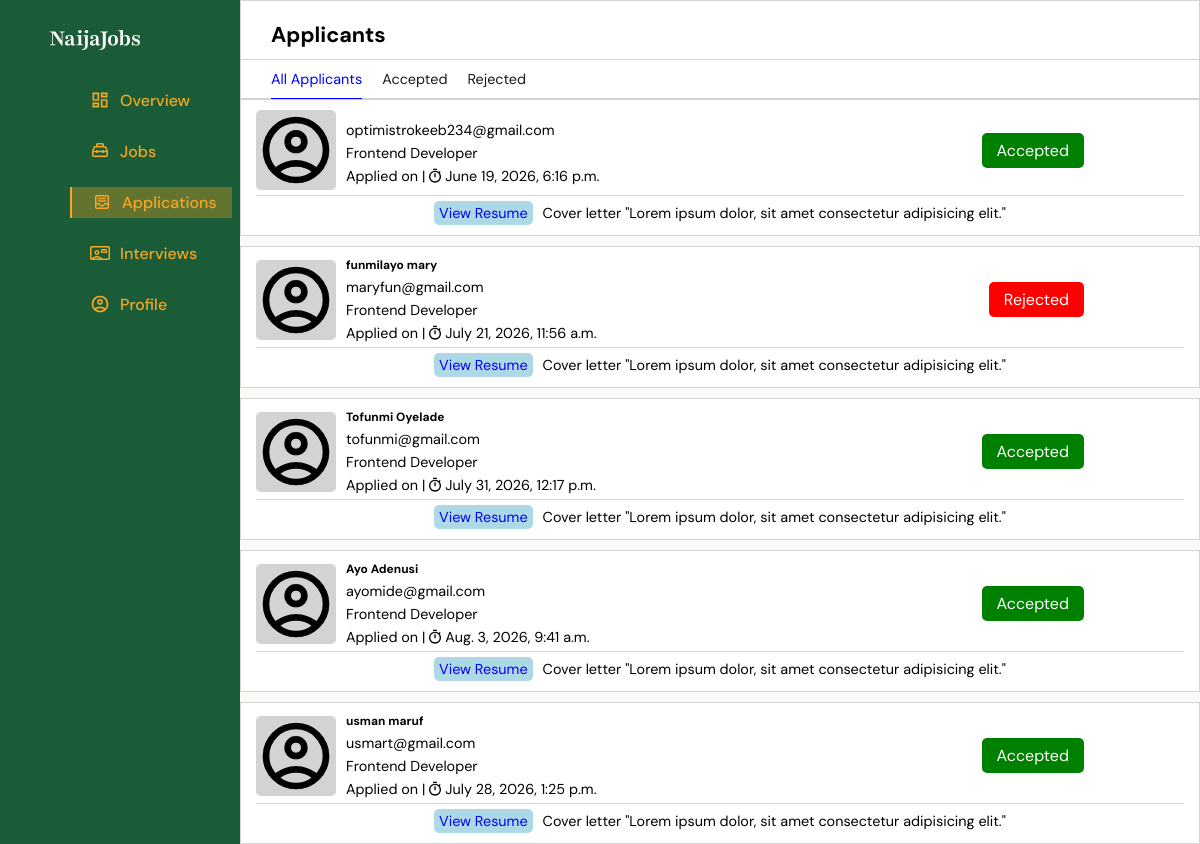
The page /employer/applications (signed in) on the database its author committed.
### routes/models.py (models this page shows, shortened)
class Application(models.Model):
    STATUS_CHOICES = (('pending', 'Pending'), ('accepted', 'Accepted'), ('rejected', 'Rejected'))
    applicant = models.ForeignKey(
        User,
        on_delete=models.CASCADE,
        related_name="applications"
    )
    job = models.ForeignKey(
        JobPost,
        on_delete=models.CASCADE,
        related_name="applications"
    )
    status = models.CharField(
        max_length=20,
        choices=STATUS_CHOICES,
        default="pending"
    )
    applied_at = models.DateTimeField(auto_now_add=True)
    class Meta:
        unique_together = ("applicant", "job")

### accounts/models.py (models this page shows)
class User(AbstractUser):
    role_options = (('Employer', 'employer'),('seeker', 'Job seeker'))
    id = models.UUIDField(primary_key=True, editable=False, default=uuid.uuid4)
    role = models.CharField(max_length=20, choices= role_options)

### Employer/models.py (models this page shows, shortened)
class JobPost(models.Model):
    user = models.ForeignKey(
        User,
        on_delete=models.CASCADE,
        related_name="job_posts"
    )
    status_options = (('open', 'Open'), ('closed', 'Closed'))
    type_options = (('full_time', 'Full Time'), ('part_time', 'Part Time'), ('internship', 'Internship'), ('contract', 'Contract'))
    title = models.CharField(max_length=50)
    job_type = models.CharField(max_length=50, choices=type_options, db_index=True)
    salary_min = models.PositiveIntegerField()
    salary_max = models.PositiveIntegerField()
    description = models.TextField()
    category = models.CharField(max_length=50, db_index=True)
    date_posted = models.DateTimeField(auto_now_add=True)
    date_closing = models.DateField()
    status = models.CharField(max_length=20, choices=status_options, db_index=True, default="Open")
    is_active = models.BooleanField(default=True)

### Employer/views.py (the view)
# urls.py: path('employer/applications', views.employer_applications, name='employer applications'),
@login_required
def employer_applications(request):
    if request.user.role != "Employer":
        return redirect("home")
    employer = request.user
    try:
        registered = employer.employer_profile
        if registered:
            company = True
        else:
            company = False
    except:
        company = False
    try:
        applied_jobs = []
        jobs = get_list_or_404(JobPost, user=employer)
        for job in jobs:
            applications = Application.objects.filter(job=job).all()
            if applications:
                applied_jobs.append(applications)
    except:
        applied_jobs = None
    return render(request, 'employer/routes/applications.html',
                   {"applications": applied_jobs, "registered" : company})

### NaijaJobs/context_processors.py (called while the page is built)
def cache_buster(request):
    return {
        "static_version": time.time_ns() if settings.DEBUG else "",
    }

### templates/employer/routes/applications.html (shortened to what this page needs)
{% extends "employer/base.html" %}
{% load static %}
{% block style %} <link rel="stylesheet" href="{% static 'css/applications.css' %}?v={{ static_version }}"> {% endblock %}
{% block content %}
<div class="container">
    <header>
        <section>
            <h2>Applicants</h2>
            <nav>
                <ul>
                    <li><a href="" class="selected">All Applicants</a></li>
                    <li><a href="">Accepted</a></li>
                    <li><a href="">Rejected</a></li>
                </ul>
            </nav>
        </section>
    </header>
    {% if registered %}
        {% if applications %}
            <main>
                {% for applicant in applications %}
                    {% for application in applicant %}
                        <div class="applicants-card">
                            <section>
                                <div class="profile">
                                    <div class="image"><img src="{% static 'svg/user-black.svg' %}" alt=""></div>
                                    <div class="details">
                                        <h5>{{ application.applicant.first_name }} {{ application.applicant.last_name }}</h5>
                                        <p>{{ application.applicant.email }}</p>
                                        <p>{{ application.job.title }}</p>
                                        <p class="time">Applied on | <img width="16" src="{% static 'svg/time.svg' %}" alt="">{{ application.applied_at }}</p>
                                    </div>
                                </div>
                                {% if application.status != "pending" %}
                                    <div class="button">
                                        {% if application.status == "Accepted" %}
                                            <button class="accepted">{{ application.status }}</button>
                                        {% else %}
                                            <button class="rejected">{{ application.status }}</button>
                                        {% endif %}
                                    </div>
                                {% endif %}
                            </section>
                            <section>
                                <a href="">View Resume</a>
                                <p>Cover letter "Lorem ipsum dolor, sit amet consectetur adipisicing elit."</p>
                            </section>
                        </div>
                    {% endfor %}
                {% endfor %}
            </main>
        {% else %}
            <main class="empty">
                <p>Empty</p>
            </main>
        {% endif %}
    {% else %}
    <div class="pro">
        <p>Don't have a profile?</p>
        <p>Click <a href="{% url 'employer profile' %}">Here</a> to go to and create company's pfrofile</p>
    </div>
    {% endif %}
</div>
{% endblock %}

### static/css/employer-base.css (style rules this page uses)
:root { --forest-green: #1A5C38; --Nigerian-gold: #F5A623; --bg-color: #FAFAF8; --text-color: #1A1A1A; --muted: #888888; }
* { margin: 0; padding: 0; box-sizing: border-box; }
body { background-color: var(--bg-color); display: flex; max-width: 100vw; width: 100vw; font: 1rem regular; max-height: 100vh; height: 100vh; overflow: hidden; }

### static/css/applications.css (style rules this page uses)
:root { --forest-green: #1A5C38; --Nigerian-gold: #F5A623; --bg-color: #FAFAF8; --text-color: #1A1A1A; --muted: #888888; }
.container { width: 100%; height: 100%; font: .9rem regular; }
p.time { display: flex; align-items: center; column-gap: 2px; }
.container header { height: max-content; width: 100%; }
.container header { background-color: white; border: 1px solid lightgrey; }
.container header section:first-child { padding-top: 20px; }
.container section:first-child h2 { padding-inline: 30px; width: 100; padding-bottom: 10px; }
.container section:first-child nav { padding-inline: 30px; display: flex; align-items: center; border-top: 1px solid lightgrey; padding-block: 10px; }
.container section:first-child nav ul { display: flex; align-items: center; column-gap: 20px; }
.container section:first-child nav ul li { list-style: none; }
.container section:first-child nav ul li a { text-decoration: none; color: var(--text-color); padding-bottom: 10px; }
.container section:first-child nav ul .selected { color: blue; border-bottom: 2px solid blue; }
.details { display: flex; flex-direction: column; row-gap: 5px; }
.image { max-width: 100px; max-height: 100px; height: 80px; width: 80px; }
.image img { max-width: 100%; max-height: 100%; width: 100%; height: 100%; background-color: lightgray; border-radius: 5px; }
.profile { display: flex; align-items: center; column-gap: 10px; }
div.button { display: flex; column-gap: 50px; }
div.button button { padding: 7px 15px; border-radius: 5px; font: 1rem regular; border: 0; color: white; margin-right: 100px; }
button.accepted { background-color: green; }
button.rejected { background-color: red; }
.applicants-card { background-color: white; padding: 10px 15px; border: 1px solid lightgrey; }
.applicants-card section { width: 100%; display: flex; align-items: center; justify-content: space-between; }
.applicants-card section:first-child { padding-bottom: 5px; }
.applicants-card section:nth-child(2) { justify-content: center; border-top: 1px solid lightgrey; padding-top: 5px; align-items: center; column-gap: 10px; }
.applicants-card section:nth-child(2) a { text-decoration: none; background-color: lightblue; color: blue; padding: 3px 5px; border-radius: 5px; }
main { display: flex; flex-direction: column; row-gap: 10px; }

### rows shown on the page
Application: applicant.email "optimistrokeeb234@gmail.com", job "Frontend Developer", applied_at "June 19, 2026, 6:16 p.m.", status "Accepted"
Application: applicant.first_name "funmilayo", applicant.last_name "mary", applicant.email "maryfun@gmail.com", job "Frontend Developer", applied_at "July 21, 2026, 11:56 a.m.", status "Rejected"
Application: applicant.first_name "Tofunmi", applicant.last_name "Oyelade", applicant.email "tofunmi@gmail.com", job "Frontend Developer", applied_at "July 31, 2026, 12:17 p.m.", status "Accepted"
Application: applicant.first_name "Ayo", applicant.last_name "Adenusi", applicant.email "ayomide@gmail.com", job "Frontend Developer", applied_at "Aug. 3, 2026, 9:41 a.m.", status "Accepted"
Application: applicant.first_name "usman", applicant.last_name "maruf", applicant.email "usmart@gmail.com", job "Frontend Developer", applied_at "July 28, 2026, 1:25 p.m.", status "Accepted"
